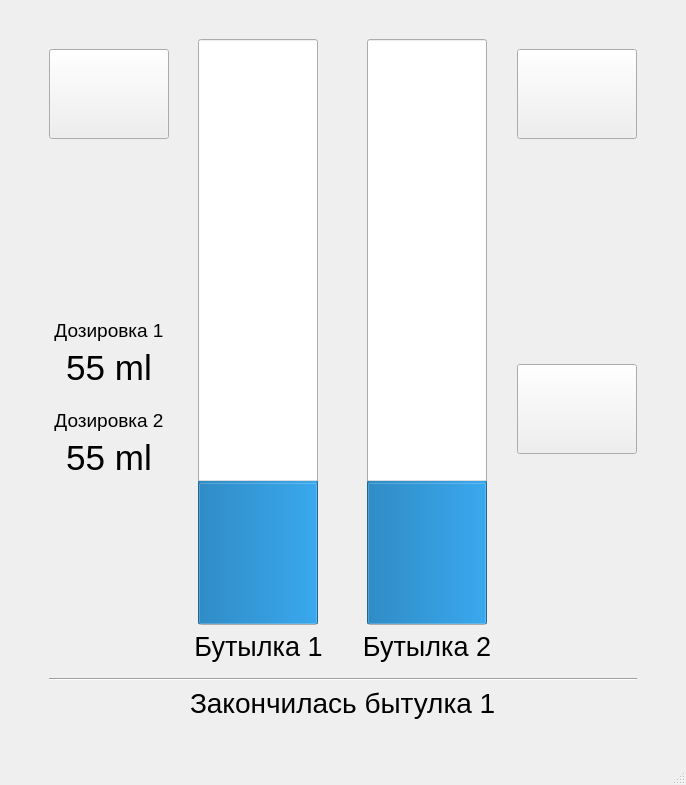
<?xml version="1.0" encoding="UTF-8"?>
<ui version="4.0">
 <class>MainWindow</class>
 <widget class="QMainWindow" name="MainWindow">
  <property name="geometry">
   <rect>
    <x>0</x>
    <y>0</y>
    <width>686</width>
    <height>785</height>
   </rect>
  </property>
  <property name="minimumSize">
   <size>
    <width>480</width>
    <height>320</height>
   </size>
  </property>
  <property name="windowTitle">
   <string>MainWindow</string>
  </property>
  <widget class="QWidget" name="centralwidget">
   <layout class="QHBoxLayout" name="horizontalLayout_5">
    <item>
     <spacer name="horizontalSpacer_7">
      <property name="orientation">
       <enum>Qt::Horizontal</enum>
      </property>
      <property name="sizeType">
       <enum>QSizePolicy::Minimum</enum>
      </property>
      <property name="sizeHint" stdset="0">
       <size>
        <width>40</width>
        <height>20</height>
       </size>
      </property>
     </spacer>
    </item>
    <item>
     <layout class="QVBoxLayout" name="verticalLayout_6">
      <item>
       <spacer name="verticalSpacer_8">
        <property name="orientation">
         <enum>Qt::Vertical</enum>
        </property>
        <property name="sizeType">
         <enum>QSizePolicy::Fixed</enum>
        </property>
        <property name="sizeHint" stdset="0">
         <size>
          <width>20</width>
          <height>30</height>
         </size>
        </property>
       </spacer>
      </item>
      <item>
       <layout class="QVBoxLayout" name="verticalLayout_5">
        <item>
         <layout class="QHBoxLayout" name="horizontalLayout_4">
          <item>
           <layout class="QVBoxLayout" name="verticalLayout_3">
            <item>
             <widget class="QPushButton" name="button_menu">
              <property name="minimumSize">
               <size>
                <width>120</width>
                <height>90</height>
               </size>
              </property>
              <property name="maximumSize">
               <size>
                <width>85</width>
                <height>70</height>
               </size>
              </property>
              <property name="font">
               <font>
                <pointsize>11</pointsize>
               </font>
              </property>
              <property name="text">
               <string/>
              </property>
              <property name="autoRepeatInterval">
               <number>100</number>
              </property>
             </widget>
            </item>
            <item>
             <spacer name="verticalSpacer_4">
              <property name="orientation">
               <enum>Qt::Vertical</enum>
              </property>
              <property name="sizeHint" stdset="0">
               <size>
                <width>20</width>
                <height>40</height>
               </size>
              </property>
             </spacer>
            </item>
            <item>
             <widget class="QLabel" name="value_3">
              <property name="font">
               <font>
                <pointsize>14</pointsize>
               </font>
              </property>
              <property name="text">
               <string>Дозировка 1</string>
              </property>
              <property name="alignment">
               <set>Qt::AlignCenter</set>
              </property>
             </widget>
            </item>
            <item>
             <widget class="QLabel" name="value_2">
              <property name="font">
               <font>
                <pointsize>26</pointsize>
               </font>
              </property>
              <property name="text">
               <string>55 ml</string>
              </property>
              <property name="alignment">
               <set>Qt::AlignCenter</set>
              </property>
             </widget>
            </item>
            <item>
             <spacer name="verticalSpacer">
              <property name="orientation">
               <enum>Qt::Vertical</enum>
              </property>
              <property name="sizeType">
               <enum>QSizePolicy::Fixed</enum>
              </property>
              <property name="sizeHint" stdset="0">
               <size>
                <width>20</width>
                <height>15</height>
               </size>
              </property>
             </spacer>
            </item>
            <item>
             <widget class="QLabel" name="value_4">
              <property name="font">
               <font>
                <pointsize>14</pointsize>
               </font>
              </property>
              <property name="text">
               <string>Дозировка 2</string>
              </property>
              <property name="alignment">
               <set>Qt::AlignCenter</set>
              </property>
             </widget>
            </item>
            <item>
             <widget class="QLabel" name="value_1">
              <property name="font">
               <font>
                <pointsize>26</pointsize>
               </font>
              </property>
              <property name="text">
               <string>55 ml</string>
              </property>
              <property name="alignment">
               <set>Qt::AlignCenter</set>
              </property>
             </widget>
            </item>
            <item>
             <spacer name="verticalSpacer_7">
              <property name="orientation">
               <enum>Qt::Vertical</enum>
              </property>
              <property name="sizeType">
               <enum>QSizePolicy::MinimumExpanding</enum>
              </property>
              <property name="sizeHint" stdset="0">
               <size>
                <width>20</width>
                <height>35</height>
               </size>
              </property>
             </spacer>
            </item>
           </layout>
          </item>
          <item>
           <spacer name="horizontalSpacer_13">
            <property name="orientation">
             <enum>Qt::Horizontal</enum>
            </property>
            <property name="sizeHint" stdset="0">
             <size>
              <width>40</width>
              <height>20</height>
             </size>
            </property>
           </spacer>
          </item>
          <item>
           <layout class="QVBoxLayout" name="verticalLayout">
            <item>
             <layout class="QHBoxLayout" name="horizontalLayout_2">
              <item>
               <spacer name="horizontalSpacer_10">
                <property name="orientation">
                 <enum>Qt::Horizontal</enum>
                </property>
                <property name="sizeHint" stdset="0">
                 <size>
                  <width>40</width>
                  <height>20</height>
                 </size>
                </property>
               </spacer>
              </item>
              <item>
               <widget class="QProgressBar" name="progressBar_1">
                <property name="minimumSize">
                 <size>
                  <width>120</width>
                  <height>0</height>
                 </size>
                </property>
                <property name="font">
                 <font>
                  <pointsize>22</pointsize>
                 </font>
                </property>
                <property name="value">
                 <number>24</number>
                </property>
                <property name="alignment">
                 <set>Qt::AlignCenter</set>
                </property>
                <property name="orientation">
                 <enum>Qt::Vertical</enum>
                </property>
                <property name="format">
                 <string/>
                </property>
               </widget>
              </item>
              <item>
               <spacer name="horizontalSpacer_9">
                <property name="orientation">
                 <enum>Qt::Horizontal</enum>
                </property>
                <property name="sizeHint" stdset="0">
                 <size>
                  <width>40</width>
                  <height>20</height>
                 </size>
                </property>
               </spacer>
              </item>
             </layout>
            </item>
            <item>
             <widget class="QLabel" name="label">
              <property name="font">
               <font>
                <pointsize>20</pointsize>
               </font>
              </property>
              <property name="text">
               <string>Бутылка 1</string>
              </property>
              <property name="alignment">
               <set>Qt::AlignCenter</set>
              </property>
             </widget>
            </item>
           </layout>
          </item>
          <item>
           <spacer name="horizontalSpacer_3">
            <property name="orientation">
             <enum>Qt::Horizontal</enum>
            </property>
            <property name="sizeHint" stdset="0">
             <size>
              <width>13</width>
              <height>20</height>
             </size>
            </property>
           </spacer>
          </item>
          <item>
           <layout class="QVBoxLayout" name="verticalLayout_2">
            <item>
             <layout class="QHBoxLayout" name="horizontalLayout">
              <item>
               <spacer name="horizontalSpacer_11">
                <property name="orientation">
                 <enum>Qt::Horizontal</enum>
                </property>
                <property name="sizeHint" stdset="0">
                 <size>
                  <width>40</width>
                  <height>20</height>
                 </size>
                </property>
               </spacer>
              </item>
              <item>
               <widget class="QProgressBar" name="progressBar_2">
                <property name="minimumSize">
                 <size>
                  <width>120</width>
                  <height>0</height>
                 </size>
                </property>
                <property name="font">
                 <font>
                  <pointsize>22</pointsize>
                 </font>
                </property>
                <property name="value">
                 <number>24</number>
                </property>
                <property name="alignment">
                 <set>Qt::AlignCenter</set>
                </property>
                <property name="orientation">
                 <enum>Qt::Vertical</enum>
                </property>
                <property name="format">
                 <string/>
                </property>
               </widget>
              </item>
              <item>
               <spacer name="horizontalSpacer_12">
                <property name="orientation">
                 <enum>Qt::Horizontal</enum>
                </property>
                <property name="sizeHint" stdset="0">
                 <size>
                  <width>40</width>
                  <height>20</height>
                 </size>
                </property>
               </spacer>
              </item>
             </layout>
            </item>
            <item>
             <widget class="QLabel" name="label_2">
              <property name="font">
               <font>
                <pointsize>20</pointsize>
               </font>
              </property>
              <property name="text">
               <string>Бутылка 2</string>
              </property>
              <property name="alignment">
               <set>Qt::AlignCenter</set>
              </property>
             </widget>
            </item>
           </layout>
          </item>
          <item>
           <spacer name="horizontalSpacer_6">
            <property name="orientation">
             <enum>Qt::Horizontal</enum>
            </property>
            <property name="sizeHint" stdset="0">
             <size>
              <width>40</width>
              <height>20</height>
             </size>
            </property>
           </spacer>
          </item>
          <item>
           <layout class="QVBoxLayout" name="verticalLayout_4">
            <item>
             <widget class="QPushButton" name="button_pause">
              <property name="minimumSize">
               <size>
                <width>120</width>
                <height>90</height>
               </size>
              </property>
              <property name="maximumSize">
               <size>
                <width>85</width>
                <height>70</height>
               </size>
              </property>
              <property name="font">
               <font>
                <pointsize>11</pointsize>
               </font>
              </property>
              <property name="text">
               <string/>
              </property>
              <property name="autoRepeatInterval">
               <number>100</number>
              </property>
             </widget>
            </item>
            <item>
             <spacer name="verticalSpacer_2">
              <property name="orientation">
               <enum>Qt::Vertical</enum>
              </property>
              <property name="sizeHint" stdset="0">
               <size>
                <width>20</width>
                <height>40</height>
               </size>
              </property>
             </spacer>
            </item>
            <item>
             <widget class="QPushButton" name="button_view">
              <property name="minimumSize">
               <size>
                <width>120</width>
                <height>90</height>
               </size>
              </property>
              <property name="maximumSize">
               <size>
                <width>85</width>
                <height>70</height>
               </size>
              </property>
              <property name="font">
               <font>
                <pointsize>11</pointsize>
               </font>
              </property>
              <property name="text">
               <string/>
              </property>
              <property name="autoRepeatInterval">
               <number>100</number>
              </property>
             </widget>
            </item>
            <item>
             <spacer name="verticalSpacer_5">
              <property name="orientation">
               <enum>Qt::Vertical</enum>
              </property>
              <property name="sizeType">
               <enum>QSizePolicy::MinimumExpanding</enum>
              </property>
              <property name="sizeHint" stdset="0">
               <size>
                <width>20</width>
                <height>70</height>
               </size>
              </property>
             </spacer>
            </item>
           </layout>
          </item>
         </layout>
        </item>
        <item>
         <spacer name="verticalSpacer_3">
          <property name="orientation">
           <enum>Qt::Vertical</enum>
          </property>
          <property name="sizeType">
           <enum>QSizePolicy::Minimum</enum>
          </property>
          <property name="sizeHint" stdset="0">
           <size>
            <width>20</width>
            <height>10</height>
           </size>
          </property>
         </spacer>
        </item>
        <item>
         <widget class="Line" name="line">
          <property name="orientation">
           <enum>Qt::Horizontal</enum>
          </property>
         </widget>
        </item>
        <item>
         <layout class="QHBoxLayout" name="horizontalLayout_3">
          <item>
           <spacer name="horizontalSpacer">
            <property name="orientation">
             <enum>Qt::Horizontal</enum>
            </property>
            <property name="sizeHint" stdset="0">
             <size>
              <width>40</width>
              <height>20</height>
             </size>
            </property>
           </spacer>
          </item>
          <item>
           <widget class="QLabel" name="label_3">
            <property name="font">
             <font>
              <pointsize>21</pointsize>
             </font>
            </property>
            <property name="text">
             <string>Закончилась бытулка 1</string>
            </property>
           </widget>
          </item>
          <item>
           <spacer name="horizontalSpacer_2">
            <property name="orientation">
             <enum>Qt::Horizontal</enum>
            </property>
            <property name="sizeHint" stdset="0">
             <size>
              <width>40</width>
              <height>20</height>
             </size>
            </property>
           </spacer>
          </item>
         </layout>
        </item>
       </layout>
      </item>
      <item>
       <spacer name="verticalSpacer_6">
        <property name="orientation">
         <enum>Qt::Vertical</enum>
        </property>
        <property name="sizeType">
         <enum>QSizePolicy::Fixed</enum>
        </property>
        <property name="sizeHint" stdset="0">
         <size>
          <width>20</width>
          <height>35</height>
         </size>
        </property>
       </spacer>
      </item>
     </layout>
    </item>
    <item>
     <spacer name="horizontalSpacer_8">
      <property name="orientation">
       <enum>Qt::Horizontal</enum>
      </property>
      <property name="sizeType">
       <enum>QSizePolicy::Minimum</enum>
      </property>
      <property name="sizeHint" stdset="0">
       <size>
        <width>40</width>
        <height>20</height>
       </size>
      </property>
     </spacer>
    </item>
   </layout>
  </widget>
  <widget class="QMenuBar" name="menubar">
   <property name="geometry">
    <rect>
     <x>0</x>
     <y>0</y>
     <width>686</width>
     <height>26</height>
    </rect>
   </property>
  </widget>
  <widget class="QStatusBar" name="statusbar"/>
 </widget>
 <resources/>
 <connections/>
</ui>
